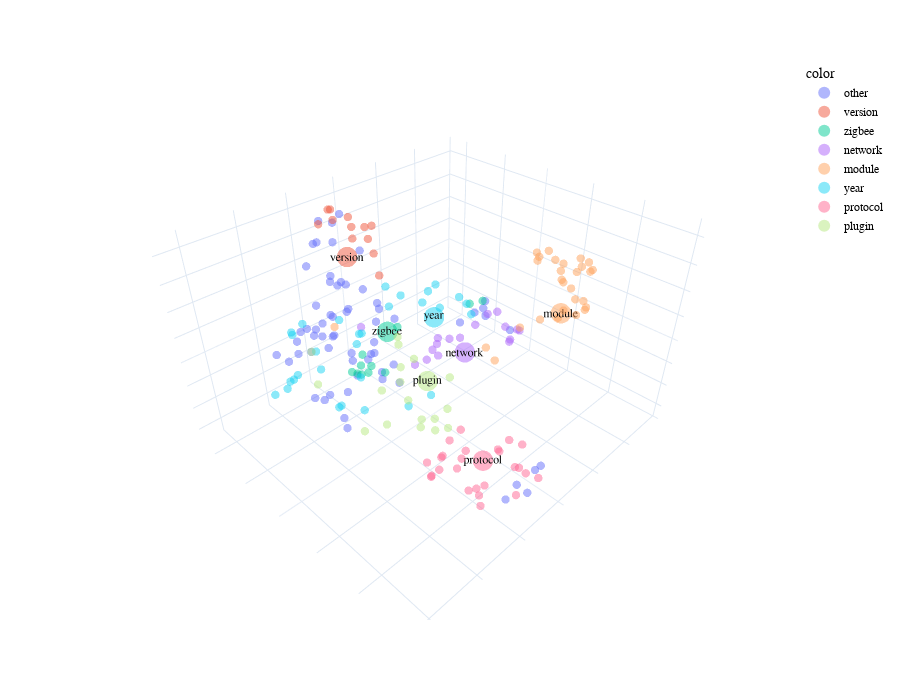

Notebook code for this chart:
### Markdown cell above
También se puede realizar una representación en 3 dimensiones y gracias a Plotly se puede rotar y hacer zoom sobre la nube de puntos facilitando la investigación manual.

### Code cell
_ = plot_embeddings(model, search, topn=30, n_dims=3, 
    algo='umap', n_neighbors=15, min_dist=.1, spread=40, random_state=23)

### Figure 1 — Plotly figure (JSON) as saved in the notebook; plotly's stock layout.template omitted (floating-point values rounded to 4 significant figures; data arrays with more than 128 entries replaced by an {"elided": "..."} marker saying what was removed)
{"data": [{"customdata": {"elided": "65x4 mixed values"}, "hovertemplate": "<b>%{hovertext}</b><br><br><extra></extra>", "hovertext": ["remains", "coordinator", "hassio-zigbee2mqtt#installation", "3.0", "how_to_support_new_devices.html", "cc2531", "@dnedeltchev", "somewhere", "continue", "binding", "communication", "opposite", "interview", "1.25.1", "11.3", "many", "weekend", "v3", "mini", "nodon", "both", "thus", "11.2", "bottom", "m.", "wonder", "frozen", "solution", "perfectly", "signal", "hmm", "1.18", "12.4", "silabs", "2.3.2", "stuck", "hassos", "late", "plus", "possible", "1.25", "firmware", "build", "online", "hacs", "environment", "how_tos", "initially", "several", "1.18.1", "wifi", "proper", "pin", "dongle", "chip", "btw", "offline", "mac", "automatic", "https://www.zigbee2mqtt.io-guide", "keep", "own", "unavailable", "1.36.0", "sniff"], "legendgroup": "other", "marker": {"color": "#636efa", "line": {"width": 0}, "opacity": 0.5, "size": [5, 5, 5, 5, 5, 5, 5, 5, 5, 5, 5, 5, 5, 5, 5, 5, 5, 5, 5, 5, 5, 5, 5, 5, 5, 5, 5, 5, 5, 5, 5, 5, 5, 5, 5, 5, 5, 5, 5, 5, 5, 5, 5, 5, 5, 5, 5, 5, 5, 5, 5, 5, 5, 5, 5, 5, 5, 5, 5, 5, 5, 5, 5, 5, 5], "sizemode": "area", "sizeref": 0.075, "symbol": "circle"}, "mode": "markers+text", "name": "other", "scene": "scene", "showlegend": true, "text": ["", "", "", "", "", "", "", "", "", "", "", "", "", "", "", "", "", "", "", "", "", "", "", "", "", "", "", "", "", "", "", "", "", "", "", "", "", "", "", "", "", "", "", "", "", "", "", "", "", "", "", "", "", "", "", "", "", "", "", "", "", "", "", "", ""], "textposition": "middle center", "type": "scatter3d", "x": [61.13, 13.71, 7.501, 15.72, 3.975, 15.66, 50.34, 42.26, 59.23, 21.66, 1.018, 26.23, -2.703, 33.26, 26.27, 28.91, 34.31, 58.99, 13.49, 11.67, 25.32, 17.07, 14.68, 19.74, 41.65, 11.21, 18.34, -33.02, -7.854, 13.42, 5.037, 60.05, 21.7, 27.0, 33.38, -5.326, 19.66, 29.87, 12.83, -36.63, 59.88, 14.87, 44.27, -1.624, 22.02, 52.05, 4.418, 62.3, 10.33, 24.65, 21.99, 23.69, 57.2, 16.35, 23.09, 45.9, 2.542, -2.426, 46.45, -39.71, 48.34, 33.1, -34.92, 14.87, 31.57], "y": [31.71, -29.05, -26.89, -34.03, -41.19, -8.603, 33.81, 21.25, 4.483, -34.46, -26.13, -20.29, -37.39, 12.48, -26.74, -31.72, -4.157, -2.163, -45.64, -42.31, -3.807, 58.93, -27.06, 56.65, -7.268, 56.88, -43.34, -8.708, 18.05, -39.76, 54.77, 16.63, -29.08, -23.55, -21.18, 9.023, -24.47, -14.24, -32.12, -7.371, 23.69, -26.38, -4.662, -20.66, -30.73, 25.64, -40.94, 32.47, -42.94, -13.28, -43.74, 55.96, 6.608, -29.49, -33.97, 22.8, -26.47, -23.16, 26.29, -9.17, -5.299, 20.51, 7.962, -32.0, -35.99], "z": [18.18, 4.285, 27.51, 17.91, -29.48, -10.97, 29.34, 30.48, 23.94, -5.299, 1.129, 4.357, -27.64, 35.1, 36.93, -7.212, -6.609, 22.64, -8.829, -14.19, 29.36, -19.26, 43.4, -15.45, -7.519, -15.28, -8.182, -8.131, 14.34, -2.19, -19.46, 18.61, 42.61, 38.89, 33.72, 8.64, 42.86, 29.57, 14.99, -7.2, 23.78, 7.2, 20.83, -1.987, -8.502, 26.89, -25.31, 22.85, -5.911, 26.77, -6.29, -19.31, 26.68, 16.19, 8.882, 27.4, -4.107, -25.21, 31.63, -5.99, 23.86, 10.74, -9.378, 31.5, -3.5]}, {"customdata": [["aarch64", 5, "", "version"], ["commit", 5, "", "version"], ["2022.11.2", 5, "", "version"], ["1.36.1", 5, "", "version"], ["1.34.0", 5, "", "version"], ["version", 30, "version", "version"], ["1.29.0", 5, "", "version"], ["yellow", 5, "", "version"], ["currently", 5, "", "version"], ["9.3", 5, "", "version"], ["1.22.1", 5, "", "version"], ["1.41.0", 5, "", "version"], ["135.1", 5, "", "version"]], "hovertemplate": "<b>%{hovertext}</b><br><br><extra></extra>", "hovertext": ["aarch64", "commit", "2022.11.2", "1.36.1", "1.34.0", "version", "1.29.0", "yellow", "currently", "9.3", "1.22.1", "1.41.0", "135.1"], "legendgroup": "version", "marker": {"color": "#EF553B", "line": {"width": 0}, "opacity": 0.5, "size": [5, 5, 5, 5, 5, 30, 5, 5, 5, 5, 5, 5, 5], "sizemode": "area", "sizeref": 0.075, "symbol": "circle"}, "mode": "markers+text", "name": "version", "scene": "scene", "showlegend": true, "text": ["", "", "", "", "", "version", "", "", "", "", "", "", ""], "textposition": "middle center", "type": "scatter3d", "x": [14.01, 4.696, 12.62, 0.9914, 7.897, 14.76, 6.256, 19.18, 2.757, 14.51, 13.04, 5.968, 0.964], "y": [-22.03, -22.83, -36.06, -30.1, -29.99, -24.74, -33.7, -32.99, -22.82, -32.06, -33.26, -25.37, -27.67], "z": [40.3, 26.83, 41.41, 28.47, 31.1, 28.61, 37.38, 39.28, 17.36, 43.35, 38.7, 36.39, 34.36]}, {"customdata": [["groupid", 5, "", "zigbee"], ["skip", 5, "", "zigbee"], ["13:05:39", 5, "", "zigbee"], ["message", 5, "", "zigbee"], ["zigbee", 30, "zigbee", "zigbee"], ["20:00:52", 5, "", "zigbee"], ["0x00124b0015de8c39", 5, "", "zigbee"], ["undefined", 5, "", "zigbee"], ["cluster", 5, "", "zigbee"], ["14:41:48", 5, "", "zigbee"], ["result", 5, "", "zigbee"], ["while", 5, "", "zigbee"]], "hovertemplate": "<b>%{hovertext}</b><br><br><extra></extra>", "hovertext": ["groupid", "skip", "13:05:39", "message", "zigbee", "20:00:52", "0x00124b0015de8c39", "undefined", "cluster", "14:41:48", "result", "while"], "legendgroup": "zigbee", "marker": {"color": "#00cc96", "line": {"width": 0}, "opacity": 0.5, "size": [5, 5, 5, 5, 30, 5, 5, 5, 5, 5, 5, 5], "sizemode": "area", "sizeref": 0.075, "symbol": "circle"}, "mode": "markers+text", "name": "zigbee", "scene": "scene", "showlegend": true, "text": ["", "", "", "", "zigbee", "", "", "", "", "", "", ""], "textposition": "middle center", "type": "scatter3d", "x": [3.002, 10.23, 1.554, 2.956, -7.036, -41.65, 4.227, 7.678, 7.673, -0.7434, 9.146, -34.2], "y": [-32.69, -13.43, -39.14, -35.77, -31.71, -12.12, -35.89, -33.74, -37.25, -35.29, -6.868, -12.45], "z": [-31.54, -16.77, -32.12, -24.13, -15.86, -8.011, -33.64, -30.02, -31.14, -31.52, 6.136, -6.237]}, {"customdata": [["response", 5, "", "network"], ["205", 5, "", "network"], ["already", 5, "", "network"], ["register", 5, "", "network"], ["network", 30, "network", "network"], ["af", 5, "", "network"], ["extendedpanid", 5, "", "network"], ["15:34:29", 5, "", "network"], ["reconnect", 5, "", "network"], ["genonoff.on", 5, "", "network"], ["commission", 5, "", "network"], ["esstisch", 5, "", "network"], ["zcl", 5, "", "network"], ["nearby", 5, "", "network"], ["panid", 5, "", "network"], ["11:46:56", 5, "", "network"], ["route", 5, "", "network"], ["11:52:17", 5, "", "network"]], "hovertemplate": "<b>%{hovertext}</b><br><br><extra></extra>", "hovertext": ["response", "205", "already", "register", "network", "af", "extendedpanid", "15:34:29", "reconnect", "genonoff.on", "commission", "esstisch", "zcl", "nearby", "panid", "11:46:56", "route", "11:52:17"], "legendgroup": "network", "marker": {"color": "#ab63fa", "line": {"width": 0}, "opacity": 0.5, "size": [5, 5, 5, 5, 30, 5, 5, 5, 5, 5, 5, 5, 5, 5, 5, 5, 5, 5], "sizemode": "area", "sizeref": 0.075, "symbol": "circle"}, "mode": "markers+text", "name": "network", "scene": "scene", "showlegend": true, "text": ["", "", "", "", "network", "", "", "", "", "", "", "", "", "", "", "", "", ""], "textposition": "middle center", "type": "scatter3d", "x": [-14.24, -13.05, -30.61, 3.713, -21.13, -29.4, -39.34, -43.58, -19.92, -17.24, -40.6, -20.35, -26.19, -41.6, -35.18, -41.62, -5.637, -36.24], "y": [-13.34, -15.36, 11.34, -34.3, -2.615, -12.73, 9.219, -5.792, -16.0, -13.15, 1.167, -16.94, -15.63, 6.367, 8.164, -9.108, -14.31, -10.84], "z": [-19.02, -24.29, -10.93, -9.763, -18.22, -20.47, -11.12, -11.26, -17.55, -23.33, -13.77, -21.12, -20.83, -13.14, -13.82, -12.94, -22.22, -16.55]}, {"customdata": [["processtimer", 5, "", "module"], ["module", 30, "module", "module"], ["^", 5, "", "module"], ["additional", 5, "", "module"], ["modules", 5, "", "module"], ["function", 5, "", "module"], ["winston", 5, "", "module"], ["extension", 5, "", "module"], ["a", 5, "", "module"], ["err_stream_write_after_end", 5, "", "module"], ["catch", 5, "", "module"], ["flag", 5, "", "module"], ["/opt", 5, "", "module"], ["cli", 5, "", "module"], ["cjs", 5, "", "module"], ["throw", 5, "", "module"], ["hub", 5, "", "module"], ["status", 5, "", "module"], ["58", 5, "", "module"], ["util", 5, "", "module"], ["multiple", 5, "", "module"], ["index.js:154:5", 5, "", "module"], ["js-yaml", 5, "", "module"], ["end", 5, "", "module"], ["winston-transport", 5, "", "module"], ["rejection", 5, "", "module"], ["index.js:107:5", 5, "", "module"], ["mapping", 5, "", "module"], ["task_queues:95:5", 5, "", "module"]], "hovertemplate": "<b>%{hovertext}</b><br><br><extra></extra>", "hovertext": ["processtimer", "module", "^", "additional", "modules", "function", "winston", "extension", "a", "err_stream_write_after_end", "catch", "flag", "/opt", "cli", "cjs", "throw", "hub", "status", "58", "util", "multiple", "index.js:154:5", "js-yaml", "end", "winston-transport", "rejection", "index.js:107:5", "mapping", "task_queues:95:5"], "legendgroup": "module", "marker": {"color": "#FFA15A", "line": {"width": 0}, "opacity": 0.5, "size": [5, 30, 5, 5, 5, 5, 5, 5, 5, 5, 5, 5, 5, 5, 5, 5, 5, 5, 5, 5, 5, 5, 5, 5, 5, 5, 5, 5, 5], "sizemode": "area", "sizeref": 0.075, "symbol": "circle"}, "mode": "markers+text", "name": "module", "scene": "scene", "showlegend": true, "text": ["", "module", "", "", "", "", "", "", "", "", "", "", "", "", "", "", "", "", "", "", "", "", "", "", "", "", "", "", ""], "textposition": "middle center", "type": "scatter3d", "x": [-49.53, -25.78, -43.92, -26.68, -46.81, -29.1, -55.02, -48.84, 13.11, -56.51, -23.43, -35.37, -55.92, -30.36, -43.9, -27.0, -12.65, -27.59, -37.16, -52.58, -4.33, -50.47, -41.34, -5.371, -54.26, -32.64, -49.17, -39.23, -52.83], "y": [23.21, 35.29, 15.55, 33.89, 16.79, 38.01, 23.06, 25.08, -38.43, 26.81, 37.68, 37.37, 21.57, 41.66, 22.29, 40.4, 28.92, 26.19, 15.94, 28.26, 21.86, 17.28, 13.51, 25.13, 26.19, 40.01, 18.99, 13.84, 17.46], "z": [9.41, 15.07, 24.05, 12.19, 19.81, 20.18, 16.23, 17.3, -7.1, 15.79, 18.31, 16.47, 18.74, 18.14, 21.5, 16.11, 12.58, 7.441, 22.86, 17.24, 5.132, 14.01, 21.85, 0.9928, 19.56, 15.4, 11.49, 24.48, 8.257]}, {"customdata": [["critical", 5, "", "year"], ["free", 5, "", "year"], ["domoticz", 5, "", "year"], ["mostly", 5, "", "year"], ["year", 30, "year", "year"], ["stay", 5, "", "year"], ["buy", 5, "", "year"], ["early", 5, "", "year"], ["sky", 5, "", "year"], ["afraid", 5, "", "year"], ["submit", 5, "", "year"], ["deal", 5, "", "year"], ["till", 5, "", "year"], ["danfoss", 5, "", "year"], ["previously", 5, "", "year"], ["blue", 5, "", "year"], ["spend", 5, "", "year"], ["further", 5, "", "year"], ["beta", 5, "", "year"], ["almost", 5, "", "year"], ["news", 5, "", "year"], ["explanation", 5, "", "year"], ["meantime", 5, "", "year"], ["card", 5, "", "year"], ["amount", 5, "", "year"], ["rollback", 5, "", "year"], ["worth", 5, "", "year"], ["little", 5, "", "year"], ["truly", 5, "", "year"], ["consider", 5, "", "year"], ["touch", 5, "", "year"]], "hovertemplate": "<b>%{hovertext}</b><br><br><extra></extra>", "hovertext": ["critical", "free", "domoticz", "mostly", "year", "stay", "buy", "early", "sky", "afraid", "submit", "deal", "till", "danfoss", "previously", "blue", "spend", "further", "beta", "almost", "news", "explanation", "meantime", "card", "amount", "rollback", "worth", "little", "truly", "consider", "touch"], "legendgroup": "year", "marker": {"color": "#19d3f3", "line": {"width": 0}, "opacity": 0.5, "size": [5, 5, 5, 5, 30, 5, 5, 5, 5, 5, 5, 5, 5, 5, 5, 5, 5, 5, 5, 5, 5, 5, 5, 5, 5, 5, 5, 5, 5, 5, 5], "sizemode": "area", "sizeref": 0.075, "symbol": "circle"}, "mode": "markers+text", "name": "year", "scene": "scene", "showlegend": true, "text": ["", "", "", "", "year", "", "", "", "", "", "", "", "", "", "", "", "", "", "", "", "", "", "", "", "", "", "", "", "", "", ""], "textposition": "middle center", "type": "scatter3d", "x": [51.15, 31.94, 7.447, -5.98, 18.53, 23.33, 28.18, 34.85, 42.32, 65.04, 46.79, 13.98, 64.27, 62.83, 1.025, 37.29, 34.4, 31.73, 43.87, 14.34, 41.59, 47.48, 28.27, 27.38, 28.62, 61.68, 38.96, 35.06, 11.24, 54.65, 5.634], "y": [14.5, 0.3763, 23.23, -7.129, 20.35, 20.54, -36.37, -33.01, -6.121, 15.7, 21.94, 16.49, 12.38, 0.2411, -21.81, -29.3, 25.71, 1.043, -5.301, 18.7, 13.78, 10.42, 16.92, 28.04, 12.05, 5.688, 1.438, 3.829, 23.61, 0.331, 23.62], "z": [8.546, 0.816, 28.16, 13.87, 27.15, 34.47, 2.364, 2.503, 6.198, 27.25, 35.94, 34.79, 24.25, 11.69, 12.53, 6.564, 5.578, 18.13, 14.42, 27.83, 1.103, 4.414, 37.4, 7.085, 31.65, 16.42, 26.84, 17.38, 32.35, 14.41, 23.76]}, {"customdata": [["keepalive", 5, "", "protocol"], ["slave", 5, "", "protocol"], ["indentation", 5, "", "protocol"], ["public", 5, "", "protocol"], ["channel", 5, "", "protocol"], ["listen", 5, "", "protocol"], ["skyconnect", 5, "", "protocol"], ["115200", 5, "", "protocol"], ["zbdongle-e", 5, "", "protocol"], ["authentication", 5, "", "protocol"], ["depend", 5, "", "protocol"], ["replace", 5, "", "protocol"], ["accordingly", 5, "", "protocol"], ["localhost", 5, "", "protocol"], ["protocol", 30, "protocol", "protocol"], ["alt=\"image", 5, "", "protocol"], ["working", 5, "", "protocol"], ["client_id", 5, "", "protocol"], ["ip", 5, "", "protocol"], ["syslog", 5, "", "protocol"], ["tls", 5, "", "protocol"], ["interesting", 5, "", "protocol"], ["log_syslog", 5, "", "protocol"], ["fill", 5, "", "protocol"], ["cert", 5, "", "protocol"], ["baudrate", 5, "", "protocol"]], "hovertemplate": "<b>%{hovertext}</b><br><br><extra></extra>", "hovertext": ["keepalive", "slave", "indentation", "public", "channel", "listen", "skyconnect", "115200", "zbdongle-e", "authentication", "depend", "replace", "accordingly", "localhost", "protocol", "alt=\"image", "working", "client_id", "ip", "syslog", "tls", "interesting", "log_syslog", "fill", "cert", "baudrate"], "legendgroup": "protocol", "marker": {"color": "#FF6692", "line": {"width": 0}, "opacity": 0.5, "size": [5, 5, 5, 5, 5, 5, 5, 5, 5, 5, 5, 5, 5, 5, 30, 5, 5, 5, 5, 5, 5, 5, 5, 5, 5, 5], "sizemode": "area", "sizeref": 0.075, "symbol": "circle"}, "mode": "markers+text", "name": "protocol", "scene": "scene", "showlegend": true, "text": ["", "", "", "", "", "", "", "", "", "", "", "", "", "", "protocol", "", "", "", "", "", "", "", "", "", "", ""], "textposition": "middle center", "type": "scatter3d", "x": [24.25, 28.41, 28.8, 10.78, 21.02, 4.482, 15.42, 25.82, 21.76, 7.225, 7.168, 17.92, 23.84, 19.36, 11.39, 26.08, 8.416, 26.07, 8.669, 5.411, 3.003, 29.42, 24.66, 31.32, 24.87, 26.4], "y": [28.53, 28.93, 45.62, 53.32, 26.9, 37.48, 29.56, 37.89, 30.66, 38.96, 55.78, 55.49, 37.88, 24.7, 36.19, 41.44, 49.24, 49.44, 47.45, 46.82, 40.09, 50.33, 23.25, 52.65, 45.33, 27.14], "z": [-26.4, -26.3, -19.5, -19.68, -23.48, -25.59, -13.7, -17.84, -13.44, -21.71, -22.65, -22.32, -14.93, -26.94, -25.9, -7.529, -11.69, -16.43, -22.76, -25.91, -19.58, -17.43, -26.6, -18.61, -21.9, -28.63]}, {"customdata": [["security", 5, "", "plugin"], ["tag", 5, "", "plugin"], ["mount", 5, "", "plugin"], ["terminal", 5, "", "plugin"], ["/addon_config", 5, "", "plugin"], ["rm", 5, "", "plugin"], ["text", 5, "", "plugin"], ["esphome", 5, "", "plugin"], ["dot", 5, "", "plugin"], ["hassio", 5, "", "plugin"], ["content", 5, "", "plugin"], ["panel", 5, "", "plugin"], ["/mnt", 5, "", "plugin"], ["reload", 5, "", "plugin"], ["3.15", 5, "", "plugin"], ["loading", 5, "", "plugin"], ["plugin", 30, "plugin", "plugin"], ["migrate", 5, "", "plugin"], ["ssh", 5, "", "plugin"]], "hovertemplate": "<b>%{hovertext}</b><br><br><extra></extra>", "hovertext": ["security", "tag", "mount", "terminal", "/addon_config", "rm", "text", "esphome", "dot", "hassio", "content", "panel", "/mnt", "reload", "3.15", "loading", "plugin", "migrate", "ssh"], "legendgroup": "plugin", "marker": {"color": "#B6E880", "line": {"width": 0}, "opacity": 0.5, "size": [5, 5, 5, 5, 5, 5, 5, 5, 5, 5, 5, 5, 5, 5, 5, 5, 30, 5, 5], "sizemode": "area", "sizeref": 0.075, "symbol": "circle"}, "mode": "markers+text", "name": "plugin", "scene": "scene", "showlegend": true, "text": ["", "", "", "", "", "", "", "", "", "", "", "", "", "", "", "", "plugin", "", ""], "textposition": "middle center", "type": "scatter3d", "x": [25.8, 39.06, 57.4, 42.0, 45.3, 46.39, 48.65, 30.4, 54.81, 41.29, 46.4, 39.27, 48.08, 30.17, 52.0, 27.69, 32.27, 55.78, 40.32], "y": [12.38, 28.09, 33.99, 44.22, 42.31, 38.9, 31.17, 38.49, 40.02, 48.44, 48.79, 27.92, 45.67, 17.14, 4.996, 21.23, 31.54, 12.18, 47.18], "z": [16.82, 23.92, 16.15, 17.17, 15.1, 22.97, 23.08, 21.36, 20.7, 16.21, 18.97, 18.77, 21.74, 24.17, 23.86, 17.11, 17.23, 18.32, 21.43]}], "layout": {"font": {"color": "#000000", "family": "Franklin Gothic", "size": 12}, "height": 700, "legend": {"itemsizing": "constant", "title": {"text": "color"}, "tracegroupgap": 0}, "margin": {"t": 60}, "scene": {"domain": {"x": [0, 1], "y": [0, 1]}, "xaxis": {"showticklabels": false, "title": {"text": ""}}, "yaxis": {"showticklabels": false, "title": {"text": ""}}, "zaxis": {"showticklabels": false, "title": {"text": ""}}}, "width": 900}}
